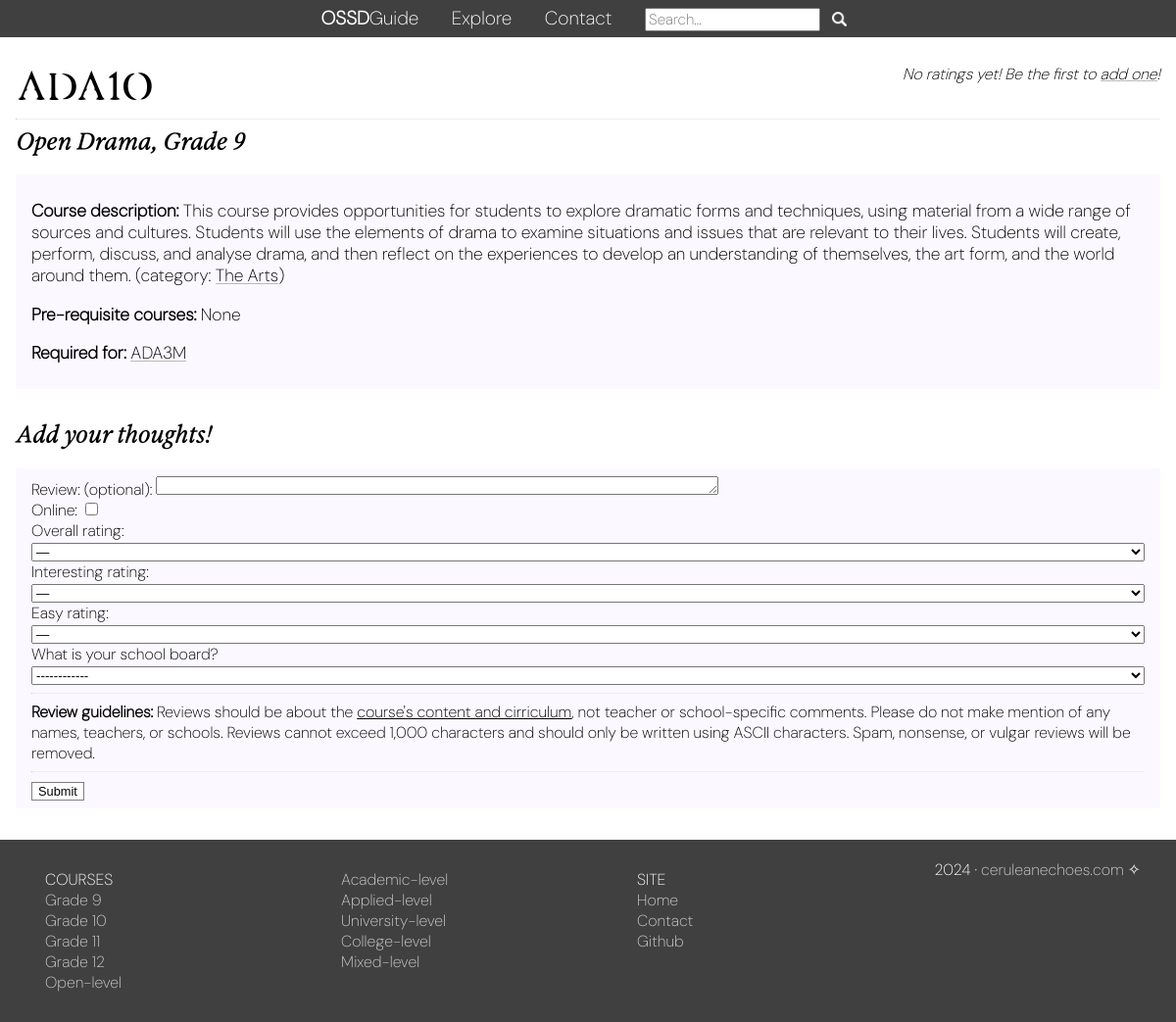
The page /course/ADA1O/ on the database its author committed.
### homescreen/models.py (models this page shows, shortened)
class Courses(models.Model):
    course_code = models.CharField(max_length=5)
    description = models.CharField(max_length=1023)
    course_name = models.CharField(max_length=255)
    category = models.CharField(max_length=255)
    prereq = models.CharField(max_length=1023)
    deprecated = models.BooleanField(default=False)
    def grade(self):
        grade_chr = self.course_code[3]
        if grade_chr in "1234":
            return [9,10,11,12][["1","2","3","4"].index(grade_chr)]
        else:
            return 0
    def level(self):
        lvl_chr = self.course_code[4]
        if lvl_chr in "WPDUMCEO":
            return ["De-streamed","Applied","Academic","University","University/College","College","Workplace","Open"][["W","P","D","U","M","C","E","O"].index(lvl_chr)]
        else:
            return "<ERR, CODE NOT WPDUMCEO>"

### homescreen/views.py (the view, shortened to what this page needs)
# urls.py: path("course/<str:code>/",views.course_page, name="course_page"),
def course_page(request, code):
    curr_course = Courses.objects.filter(course_code = code).first()
    prereq_list = curr_course.prereq.split(",")
    leads_to = Courses.objects.filter(prereq__contains = code)
    leads_to_codes = [course.course_code for course in leads_to]
    course_reviews_query = Reviews.objects.filter(course_code = code)
    course_reviews_query = course_reviews_query.filter(moderated = True)
    course_reviews = list(course_reviews_query)
    for review in course_reviews:
        review.user_school_board = review.get_user_school_board_display()
    num_ratings = len(course_reviews)
    mean_dict = {}
    if request.method == "POST":
        form = ReviewForm(request.POST)
        if form.is_valid():
            try:
                get_user_ip = request.META.get('HTTP_X_FORWARDED_FOR')
                if get_user_ip:
                    get_user_ip = ip_address.split(',')[0]
                else:
                    get_user_ip = request.META.get('REMOTE_ADDR')
            except:
                get_user_ip = "<IP Query Failed!>"
            Reviews.objects.create(
            course_code = curr_course.course_code,
            online = form.cleaned_data["online"],
            review_text = form.cleaned_data["review_text"],
            interesting_rating = form.cleaned_data["interesting_rating"],
            easy_rating = form.cleaned_data["easy_rating"],
            overall_rating = form.cleaned_data["overall_rating"],
            user_school_board = form.cleaned_data["user_school_board"],
            review_date = time(),
            moderated = False, ##CHANGE TO FALSE IF AUTO-MOD OFF
            user_ip = get_user_ip,
            )
            return HttpResponseRedirect(request.path_info)
    else:
        form = ReviewForm()
    template = loader.get_template('course_page.html')
    context = {
    'curr_course': curr_course,
    'grade_val': curr_course.grade(),
    'url_grade_val': curr_course.grade()-8,
    'level_val': curr_course.level(),
    'url_level_val': curr_course.course_code[4],
    'prereq_list': prereq_list,
    'last_prereq': prereq_list[-1],
    'len_first_prereq': len(prereq_list[0]),
    'leads_to' : leads_to_codes,
    'course_reviews': course_reviews,
    'num_ratings' : num_ratings,
    'form': form,
    }
    if leads_to:
        context['last_leads_to'] =  leads_to_codes[-1]
    context.update(mean_dict)
    return HttpResponse(template.render(context, request))

### homescreen/forms.py
class ReviewForm(forms.Form):
    numbers = {None:"—","1":1,"2":2,"3":3,"4":4,"5":5}
    review_text = forms.CharField(max_length=1023,required=False,label="Review: (optional)",widget= forms.Textarea, validators=[RegexValidator(regex=r'[ -~]+',message="Only ASCII characters are accepted (letters, numbers, and punctuation).")])
    online = forms.BooleanField(required=False)
    overall_rating = forms.ChoiceField(choices=numbers)
    interesting_rating = forms.ChoiceField(choices=numbers)
    easy_rating = forms.ChoiceField(choices=numbers)
    user_school_board = forms.ChoiceField(choices=school_boards, label="What is your school board?")

### homescreen/templates/course_page.html (shortened to what this page needs)
{% load static %}
<!DOCTYPE html>
<html lang="en" dir="ltr">
  <head>
    <link rel="stylesheet" href="{% static 'homescreen/theme.css' %}">
    <div class=headernav>
  <a href="../../" class=site-title><b>OSSD</b>Guide</a>
  <a href="../../explore">Explore</a>
  <a href="../../contact">Contact</a>
  <form method=get action="../../explore" style="display:inline;">
    <input type=text placeholder="Search..." name=search maxlength="32"></input>
    <button type=submit class=search-btn>_</button>
  </form>
</div>
  </head>
  <body>
    <div class=midcontain>
    <div class=headbox>
      <div class="ratingbox">
      {% if num_ratings > 0 %}
      <div class=sub-rating-box>
      <b>Overall rating</b>: <span class=ratenum>{{ overall_mean }}</span> / 5.0
      <div class=stars>
      {% for i in '01234'|make_list %}
  <div class=star-wrap id=overall-star-wrap>
  <div class=star-inner style="--starval:{{overall_mean|percentformat:i}}%;">
  </div>
   </div>
   {% endfor %}
    </div>
    <em id=numreviewtext>⟶ from <a href="#reviews">{{ num_ratings }} rating{{ num_ratings|s}}</a></em>
  </div>
  <div class=sub-rating-box>
      <b>Interesting</b>: <span class=ratenum>{{ interesting_mean }}</span> / 5.0
      <div class=stars>
      {% for i in '01234'|make_list %}
  <div class=star-wrap>
  <div class=star-inner style="--starval:{{interesting_mean|percentformat:i}}%">
  </div>
   </div>
   {% endfor %}
    </div>
      <b>Easy</b>: <span class=ratenum>{{easy_mean}}</span> / 5.0
      <div class=stars>
      {% for i in '01234'|make_list %}
  <div class=star-wrap>
  <div class=star-inner style="--starval:{{easy_mean|percentformat:i}}%">
  </div>
   </div>
   {% endfor %}
    </div>
    <em id=numreviewtext-mobile>⟶ from <a href="#reviews">{{ num_ratings }} rating{{ num_ratings|s}}</a></em>
      </div>
      {% else %}
      <em>No ratings yet! Be the first to <a href="#addreview">add one</a>!</em>
      {% endif %}
      </div>
    <h1>{{curr_course.course_code}}</h1> <hr>
    <h2><a href="../../explore?level={{url_level_val}}">{{level_val}}</a> <a title="See similar courses" href=../../explore?search={{curr_course.course_name|cut:"The "|cut:"Introduction to "|cut:"Studies in "}}>{{curr_course.course_name}}</a>{% if grade_val %}, <a href="../../explore?grade={{url_grade_val}}">Grade {{grade_val}}
{% endif %}
</a></h2>
  </div>
    <div class=desc-box><p><b>Course description:</b> {{curr_course.description}} (category: <a href="../../explore?category={{curr_course.category}}">{{curr_course.category}}</a>)
</p>
<p><b>Pre-requisite courses:</b>
{% if len_first_prereq == 5 %}
  {% for course in prereq_list %}
    {% if course == last_prereq %}
      <a href="../{{course}}">{{ course }}</a>
    {% else %}
      <a href="../{{course}}">{{ course }}</a> ·
    {% endif %}
  {% endfor %}
  {% else %}
   {{curr_course.prereq}}
{% endif %}
</p>
{% if leads_to %}
  <p><b>Required for:</b>
  {% for course in leads_to %}
    {% if course == last_leads_to %}
      <a href="../{{course}}">{{ course }}</a>
    {% else %}
      <a href="../{{course}}">{{ course }}</a> ·
    {% endif %}
  {% endfor %}
{% endif %}
</p>
</div>
<div class=spcr></div>
<h2>Add your thoughts!</h2>
  <form action="" method="post">
    <div class="desc-box" id="addreview">
      {{ form }}
      <hr>
      <b>Review guidelines:</b> Reviews should be about the <u>course's content and cirriculum</u>, not teacher or school-specific comments. Please do not make mention of any names, teachers, or schools. Reviews cannot exceed 1,000 characters and should only be written using ASCII characters.  Spam, nonsense, or vulgar reviews will be removed.
      <hr>
      <input type="submit" value="Submit">
      </div>
  </form>
  </div>
<div class=footernav>
<div class=midfooter>
<div class=column>
<a href="/../../explore"><span class=footerhead>COURSES</span></a><br>
<a href="../../explore?grade=1">Grade 9</a><br>
<a href="../../explore?grade=2">Grade 10</a><br>
<a href="../../explore?grade=3">Grade 11</a><br>
<a href="../../explore?grade=4">Grade 12</a><br>
<a href="../../explore?level=O">Open-level</a><br>
</div>
<div class=column>
  <a href="../../explore?level=D">Academic-level</a><br>
  <a href="../../explore?level=P">Applied-level</a><br>
  <a href="../../explore?level=U">University-level</a><br>
  <a href="../../explore?level=C">College-level</a><br>
  <a href="../../explore?level=M">Mixed-level</a><br>
</div>
<div class=column>
  <span class=footerhead>SITE</span><br>
  <a href="../../">Home</a><br>
  <a href="../../contact">Contact</a><br>
  <a href="https://github.com/shaan-s">Github</a><br>
</div>
<div style="text-align:right;">2024&nbsp;·&nbsp;<a href="https://www.ceruleanechoes.com">ceruleanechoes.com</a>&nbsp;✧
</div></div>
</div>
  </body>
</html>

### homescreen/static/homescreen/theme.css (style rules this page uses)
html { font-size: 100%; }
body { margin: 0; display: grid; grid-template-rows: auto auto auto 1fr; min-height: 100vh; }
h1 { font-family: Exposure, "Adobe NotDef"; font-variation-settings: "EXPO" 80; font-size: 4em; margin-bottom: 0; transition: font-variation-settings .2s ease-in-out; }
h2 { font-family: ExposureIt, "Adobe NotDef"; font-variation-settings: "EXPO" 50; margin-top: 0; font-size: 2em; }
h2 a { background: linear-gradient(to right, #FFFFFF, #FFFFFF), linear-gradient(to right, rgba(180,0,192,1) 0%, rgba(0,212,255,1) 100%); background-size: 100% 0.08em, 0 0.08em; background-position: 100% 90%, 0 90%; background-repeat: no-repeat; transition: background-size .3s; }
hr { border-top: 1px #bababa; }
a { color: black; text-decoration: none; background: linear-gradient(to right, #bababa, #bababa), linear-gradient(to right, rgba(180,0,192,1) 0%, rgba(0,212,255,1) 100%); background-size: 100% 0.08em, 0 0.08em; background-position: 100% 90%, 0 90%; background-repeat: no-repeat; transition: background-size .3s; }
p { font-size: 1.2em; }
button, input[type=submit] { border: 1px solid grey; font-size: .8em; cursor: pointer; background: white; }
input[type=radio], input[type=checkbox] { accent-color: #d9c6ff; }
.midcontain { margin-left: 10%; margin-right: 10%; }
.desc-box { background-color: #fbf9ff; padding: 1em 2em 1em 2em; font-family: DMSans; }
.headernav, .footernav { background-color: #404040; margin: 0px; color: white; font-family: DMSans; font-size: 1.2em; overflow: hidden; padding: .3em; text-align: center; }
.headernav a { background: none; color: white; text-align: center; margin-right: 1.5em; }
.headernav input { font-size: .8em; height: 1.2em; font-family: DMSans; }
.search-btn { background: rgba(0,0,0,0) url("searchicon.png"); color: rgba(0,0,0,0); background-repeat: no-repeat; background-size:50%; background-position: center; width: 2em; border: none; }
.footernav { margin-top: 4em; padding: 20px; font-size: 1em; }
.footernav a { color: #ccc; background: none; }
.footerhead { color: #fff; }
.midfooter { margin-left: 10%; margin-right: 10%; }
.column { float:left; text-align: left; width:15%; margin:10px; }
.site-title { margin-right: 1.5em; color: white; }
.ratingbox { float:right; font-family: DMSans; display: flex; }
:root { --starsize: 30px; }
.spcr { min-height:2em; }
#id_review_text { height: 1em; width: 50%; }
@media only screen and (max-width: 1200px) { .midfooter,.midcontain { margin: 0 1em 0 1em; } }
@media only screen and (max-width: 1200px) { .ratingbox { display: inline; } }
@media only screen and (max-width: 1200px) { .column { width:25%; } }
@media only screen and (max-width: 1200px) { select { width:100%; } }
@media only screen and (max-width: 1200px) { h1 { font-size: 2.5em; } }
@media only screen and (max-width: 1200px) { h2 { font-size: 1.5em; } }
@media only screen and (max-width: 1200px) { p { font-size: 1.1em; } }
@media only screen and (max-width: 1200px) { .desc-box { padding: .5em 1em .5em 1em; } }
@media only screen and (max-width: 1200px) { .footernav { margin-top: 2em; } }

### rows shown on the page
Courses: course_code "ADA1O", course_name "Drama", description "This course provides opportunities for students to explore dramatic forms and techniques, using material from a wide range of sources and cultures. Students will use the elements of drama to examine situations and issues that are relevant to their lives. Students will create, perform, discuss, and analyse drama, and then reflect on the experiences to develop an understanding of themselves, the art form, and the world around them.", category "The Arts", prereq "None"
Courses: leads_to "ADA3M"

### other values the page prints
{{ level_val }} "Open"
{{ grade_val }} "9"
